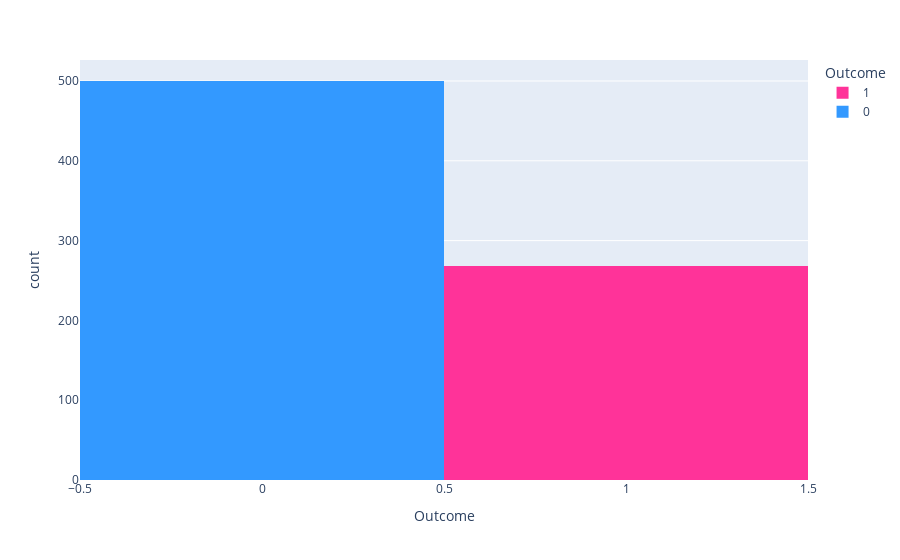

The code cell stored with this chart in its notebook:
### Markdown cell above
### plots

### Code cell
px.histogram(data_frame= df, x='Outcome', color='Outcome',color_discrete_sequence=['#ff3399','#3399ff'])

### Figure 1 — Plotly figure (JSON) as saved in the notebook; plotly's stock layout.template omitted (floating-point values rounded to 4 significant figures; data arrays with more than 128 entries replaced by an {"elided": "..."} marker saying what was removed)
{"data": [{"alignmentgroup": "True", "bingroup": "x", "hovertemplate": "Outcome=%{x}<br>count=%{y}<extra></extra>", "legendgroup": "1", "marker": {"color": "#ff3399", "pattern": {"shape": ""}}, "name": "1", "offsetgroup": "1", "orientation": "v", "showlegend": true, "type": "histogram", "x": {"elided": "268 int values"}, "xaxis": "x", "yaxis": "y"}, {"alignmentgroup": "True", "bingroup": "x", "hovertemplate": "Outcome=%{x}<br>count=%{y}<extra></extra>", "legendgroup": "0", "marker": {"color": "#3399ff", "pattern": {"shape": ""}}, "name": "0", "offsetgroup": "0", "orientation": "v", "showlegend": true, "type": "histogram", "x": {"elided": "500 int values"}, "xaxis": "x", "yaxis": "y"}], "layout": {"barmode": "relative", "legend": {"title": {"text": "Outcome"}, "tracegroupgap": 0}, "margin": {"t": 60}, "xaxis": {"anchor": "y", "categoryarray": [1, 0], "categoryorder": "array", "domain": [0, 1], "title": {"text": "Outcome"}}, "yaxis": {"anchor": "x", "domain": [0, 1], "title": {"text": "count"}}}}
